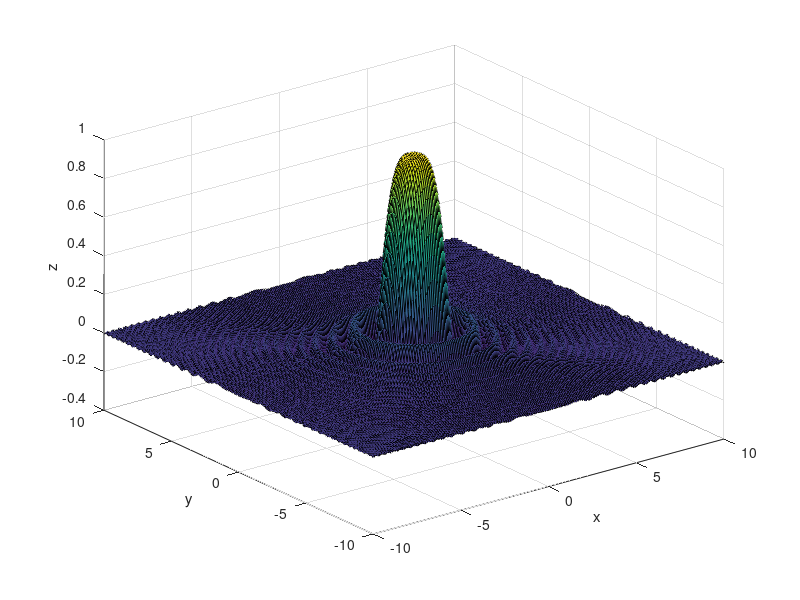

Reproduce this figure in MATLAB.
x = linspace(-10,10,200);
y = x;
[X, Y] = meshgrid(x, y);
R = X.^2+Y.^2;
Z = sin(R) ./ R;

surf(X, Y, Z);
xlabel('x');
ylabel('y');
zlabel('z');
saveas(gcf,'A3Q12','png'); %Autosave the figure